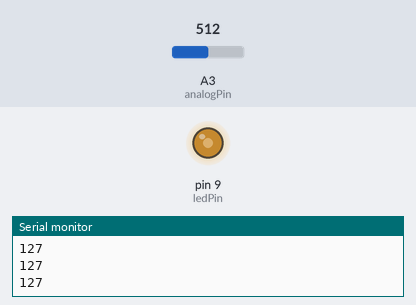
A sketch run on a simulated Arduino Uno, built with avr-gcc and run on an emulated ATmega328P. On the bench: output pins drawn as LEDs (lit = HIGH), the last lines printed to the serial monitor. The inputs (shaded band) are chosen by the test bench; at power-on: A3 (analogPin) = 512.

Above: at 1.2 s.
1.3 s: A3 (analogPin) set to 716
At 2.5 s:
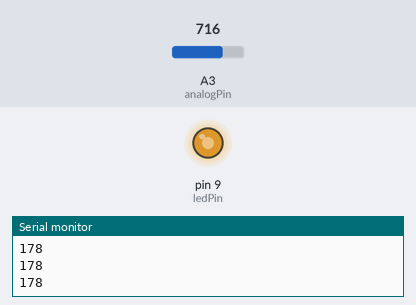
2.8 s: A3 (analogPin) set to 900
At 3.8 s:
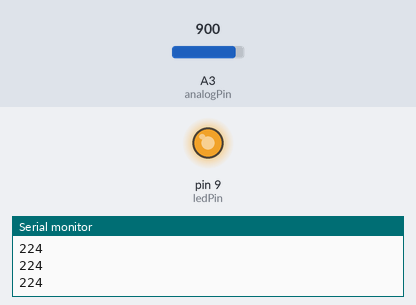
4.3 s: A3 (analogPin) set to 122
At 4.9 s:
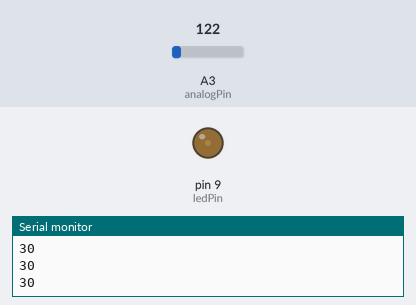
5.8 s: A3 (analogPin) set to 0
At 7.0 s:
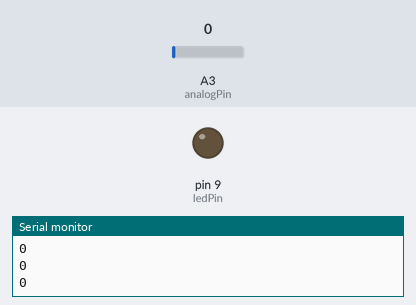
7.3 s: A3 (analogPin) set to 511
At 8.3 s:
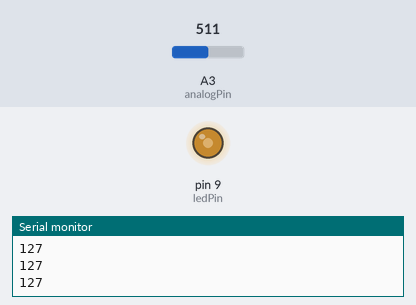
Timing chart, 0 to 9.8 s (numbered marks = the images above; inputs shaded):
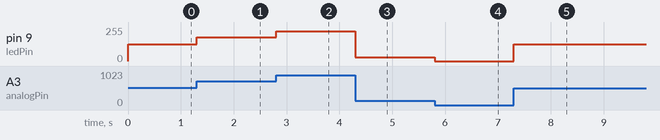

The sketch:

PWM_LedDimmingBrigthing.ino
```cpp
int ledPin = 9;      // LED connected to digital pin 9
int analogPin = 3;   // potentiometer connected to analog pin 3
int valPWM = 0;         // variable to store the read value
int valPWMmap;

void setup() {
  // put your setup code here, to run once:
  Serial.begin(9600);           //  setup serial
  pinMode(ledPin, OUTPUT);
}

void loop() {
  // put your main code here, to run repeatedly:
  valPWM = analogRead(analogPin); //read the input analog pin
  valPWMmap = map(valPWM,0,1023,0,255);
  analogWrite(ledPin, valPWMmap);  // analogRead values go from 0 to 1023, analogWrite values from 0 to 255
  Serial.println(valPWMmap);         // debug value
}
```

Measured:
- after the input at 1.3 s, pin 9 (ledPin): 127/255 → 178/255 at once
- after the input at 2.8 s, pin 9 (ledPin): 178/255 → 224/255 at once
- after the input at 4.3 s, pin 9 (ledPin): 224/255 → 30/255 at once
- after the input at 5.8 s, pin 9 (ledPin): 30/255 → 0/255 at once
- after the input at 7.3 s, pin 9 (ledPin): 0/255 → 127/255 at once
